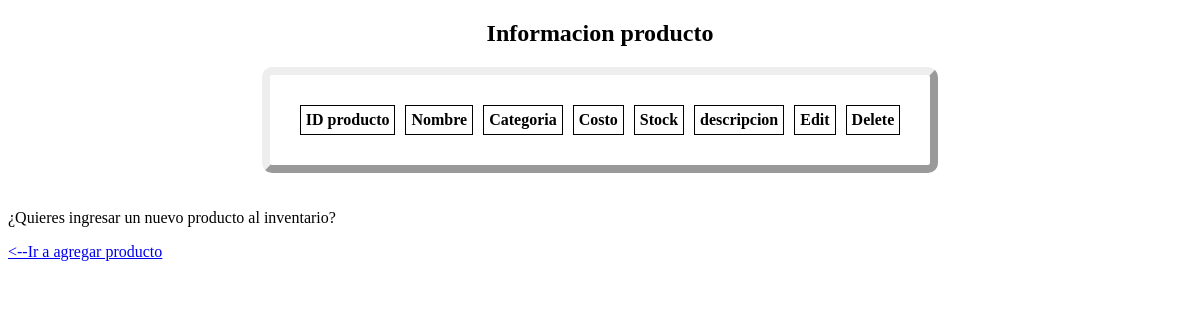
The page /mostrar_productos/ on the database as committed earlier.
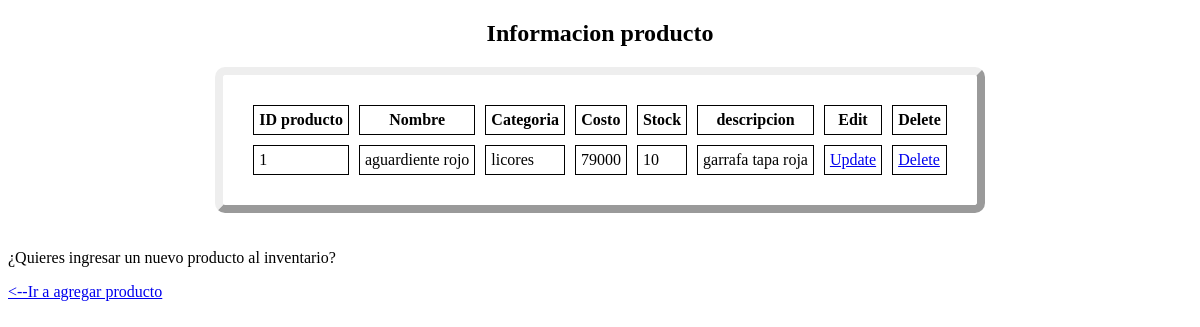
The same page on the database as committed later.
### inventario/models.py (models this page shows)
class Productos(models.Model):
    name = models.CharField(max_length=30)
    category = models.CharField(max_length=30)
    cost = models.IntegerField(default=0)
    cantidad_stock = models.IntegerField(default=0)
    description = models.TextField()

### inventario/views.py (the view)
# urls.py: path('mostrar_productos/', mostrar_productos, name='show-prods'),
def mostrar_productos(request):
    productos = Productos.objects.all()
    return render(request,'show_products.html',{'productos':productos})

### inventario/templates/show_products.html (shortened to what this page needs)
<!DOCTYPE html>
<html lang="es">
<head>
</head>
<body>
    <h2 style="text-align:center"> Informacion producto </h2>
    <table align="center" style="margin: 0px auto;">
        <thead>
            <tr>
                <th>ID producto</th>
                <th>Nombre</th>
                <th>Categoria</th>
                <th>Costo</th>
                <th>Stock</th>
                <th>descripcion</th>
                <th>Edit</th>
                <th>Delete</th>
            </tr>
        </thead>
        <tbody>
            {% for producto in productos %}
            <tr>
                <td>{{producto.id}}</td>
                <td>{{producto.name}}</td>
                <td>{{producto.category}}</td>
                <td>{{producto.cost}}</td>
                <td>{{producto.cantidad_stock}}</td>
                <td>{{producto.description}}</td>
                <td>
                    <a href="/editar_producto/{{producto.pk}}">Update</a>
                </td>
                <td>
                    <a href="/eliminar_producto/{{producto.pk}}">Delete</a>
                </td>
            </tr>
            {% endfor %}
        </tbody>
    </table>
    <br><br>
    <div class="alert alert-danger" role="alert">
        ¿Quieres ingresar un nuevo producto al inventario?
    </div>
    <p>
        <a href="{% url 'add-prods' %}"><--Ir a agregar producto</a>
    </p>
</body>
</html>

### inventario/templates/show_products.html (style rules this page uses)
table { border: 8px outset; border-radius: 10px; border-spacing: 10px; padding: 20px; margin-left: auto; margin-right: auto; }
th, td { padding: 5px; border: 1px solid; }

Rows that differ between the two databases and show on the page:
added Productos: id "1", name "aguardiente rojo", category "licores", cost "79000", cantidad_stock "10", description "garrafa tapa roja"
